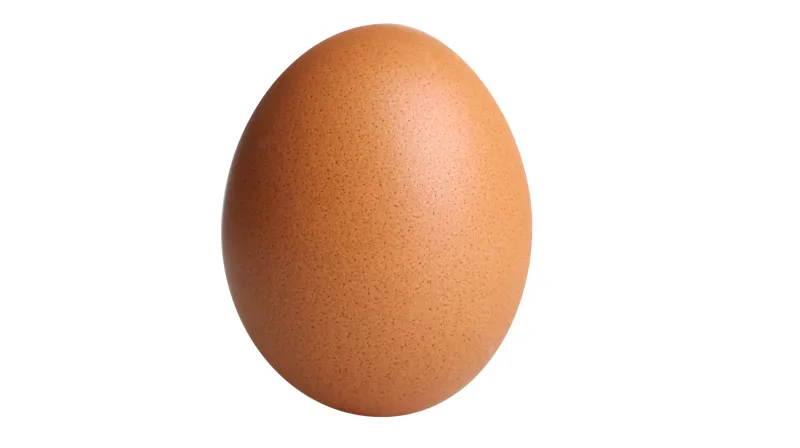
#> input picture PyScripts Vision/egg.jpg, 800 x 448 px, given in place of the camera
$ python LiveEgg.py
#> lines starting #> are read from the running program, lines starting #| are printed output that depends on the picture; after the words box and inside, x2 and y2 are one past the last pixel; in counts of white or black regions, pixels touching at a corner belong together

from collections import deque
from imutils.video import VideoStream
import numpy as np
import argparse
import cv2
import imutils
import time
import math

ap = argparse.ArgumentParser()
ap.add_argument("-v", "--video",
        help="path to the (optional) video file")
ap.add_argument("-b", "--buffer", type=int, default=64,
        help="max buffer size")
args = vars(ap.parse_args())

greenLower = (0, 0,50)
greenUpper = (0, 0, 255)
pts = deque(maxlen=args["buffer"])

if not args.get("video", False):
        vs = VideoStream(src=0).start()
else:
        vs = cv2.VideoCapture(args["video"])

time.sleep(2.0)

while True:
        frame = vs.read()
#> frame is the input picture: shape (448, 800, 3); mean B, G, R 208.3, 220.1, 238.7

        frame = frame[1] if args.get("video", False) else frame
        if frame is None:
                break

        frame = imutils.resize(frame, width=600)
#> frame: shape (336, 600, 3)

        gray = cv2.cvtColor(frame, cv2.COLOR_RGB2HSV)
#> gray: shape (336, 600, 3); mean H, S, V 30.5, 41, 238.7
        lower_red = np.array([0, 0, 50])
        upper_red = np.array([0, 13, 255])
        gray = cv2.GaussianBlur(gray, (5, 5), 0)
#> gray: shape (336, 600, 3); mean H, S, V 30.5, 41, 238.7
        mask2 = cv2.inRange(gray, lower_red, upper_red)
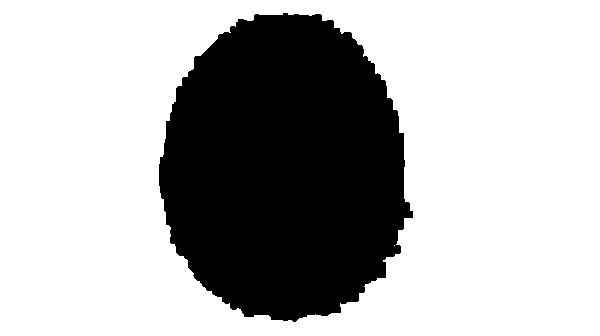
#> mask2: shape (336, 600); 70.1% white; 1 black region
        ret, th = cv2.threshold(mask2, 60, 255, cv2.THRESH_BINARY)
        #th3 = cv.adaptiveThreshold(img,255,cv.ADAPTIVE_THRESH_GAUSSIAN_C,cv.THRESH_BINARY,11,2)
        contours, hierarchy = cv2.findContours(th, cv2.RETR_TREE, cv2.CHAIN_APPROX_SIMPLE)
#> contours = 3 contours, 1 with area under 20; largest, box (x1, y1, x2, y2) and area: (0, 0, 600, 336) 200665, (158, 12, 414, 323) 60686

        cnt = contours[0]
#> cnt = [[0, 0], [0, 335], [599, 335], [599, 0]]
        for cnt in contours:
            area = cv2.contourArea(cnt)
            perimeter = cv2.arcLength(cnt, True)
            if area > 0:#> 10000 and area < 60000:
                factor = 4 * math.pi * area / perimeter**2
                if factor < .2:# and factor > 0.4:
                    img = cv2.drawContours(frame, [cnt], -1, (0, 255, 255), 3)
                    print("egg")
#> this loop made 3 passes
#> (cnt, area, perimeter, factor) on pass 1: ([[0, 0], [0, 335], [599, 335], [599, 0]], 200665, 1868, 0.723)
#> (area, perimeter, factor) on pass 2: (60685.5, 1078.9, 0.655)

        cv2.imshow("Frame", frame)
        key = cv2.waitKey(1) & 0xFF
#> (key q is pressed here)

        if key == ord("q"):
                break

if not args.get("video", False):
        vs.stop()
else:
        vs.release()

cv2.destroyAllWindows()
